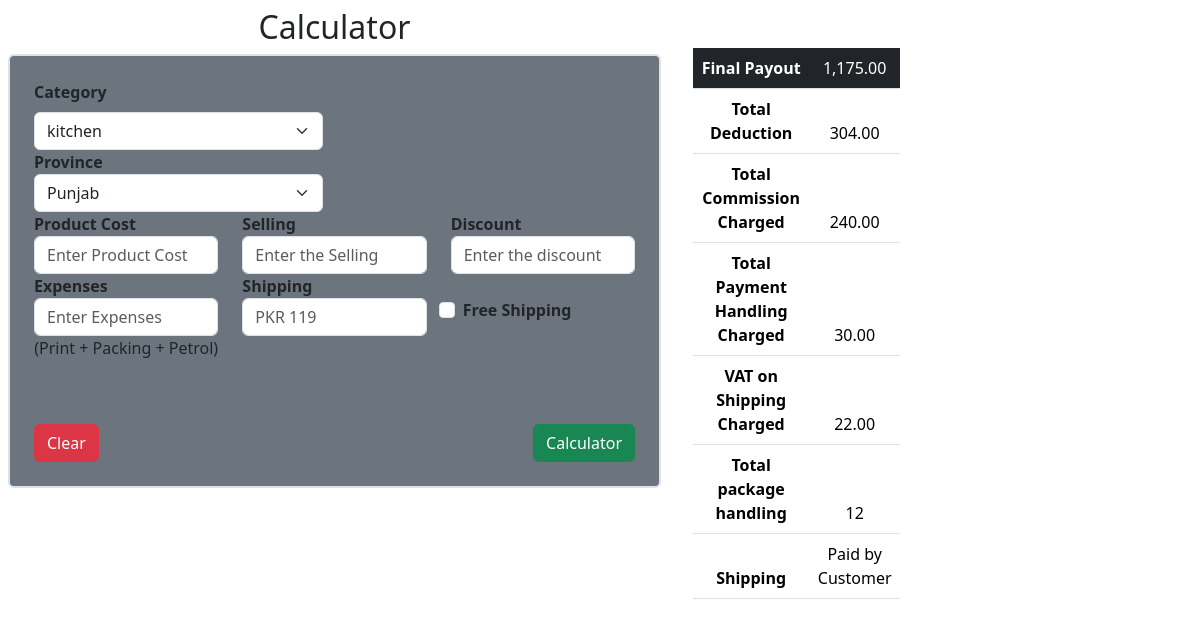
/user/calculator.php, run on the app's committed database.
### tables this page shows
CREATE TABLE `calculator` (
  `id` int(11) NOT NULL,
  `sell` int(11) NOT NULL,
  `disc` int(11) NOT NULL,
  `category` int(11) NOT NULL,
  `shipping` int(11) NOT NULL,
  `free_shipping` text NOT NULL,
  `vat` float NOT NULL,
  `cost` int(11) NOT NULL,
  `expenses` int(11) NOT NULL
);

### user/calculator.php (the view, shortened to what this page needs)
<?php
include('./include/header.php');
include('../connection.php');
?>
<div class="col-sm-9">
    <div class="row">
        <div class="col-sm-9">
            <h2 class="text-center mt-2">Calculator</h2>
            <form action="" method="post" class="m-2 border border-2 p-4 bg-secondary rounded-2">
                <div class="row">
                    <div class="form-group col-md-6">
                        <label for="cate" class="form-label"><b>Category</b></label>
                        <select class="form-select " name="cate" aria-label="Default select example">
                            <?php
                            $sql = "SELECT id, categoryname, commission_per FROM category";
                            $result = $con->query($sql);
                            if ($result->num_rows > 0) {
                                while ($row = $result->fetch_assoc()) {
                                    echo "<option value='" . $row['commission_per'] . "'>" . $row['categoryname'] . "</option>";
                                }
                            }
                            ?>
                        </select>
                    </div>
                </div>
                <div class="row">
                    <div class="form-group col-md-6">
                        <label for="vat"><b>Province</b></label>
                        <select class="form-select" name="vat" aria-label="Default select example">
                            <option value="16">Punjab</option>
                        </select>
                    </div>
                </div>
                <div class="row">
                    <div class="form-group col-md-4">
                        <label for="cost"><b>Product Cost</b></label>
                        <input type="number" class="form-control " name="cost" id="cost" placeholder="Enter Product Cost">
                    </div>
                    <div class="form-group col-md-4">
                        <label for="sell" class=""><b>Selling</b></label>
                        <input type="number" class="form-control " name="sell" id="sell" placeholder="Enter the Selling">
                    </div>
                    <div class="form-group col-md-4">
                        <label for="disc"><b>Discount</b></label>
                        <input type="number" class="form-control " name="disc" id="disc" placeholder="Enter the discount">
                    </div>
                </div>
                <div class="row">
                    <div class="form-group col-md-4">
                        <label for="minor"><b> Expenses</b></label>
                        <input type="text" class="form-control " name="minor" id="minor" placeholder="Enter Expenses">
                        <p class="text-center">(Print + Packing + Petrol)</p>
                    </div>
                    <div class="form-group col-md-4">
                        <label for="ship"><b>Shipping</b></label>
                        <input type="number" class="form-control " name="ship" id="ship" placeholder="PKR 119">
                    </div>
                    <div class="form-check col-md-4 mt-4">
                        <input class="form-check-input" name="checkbox" type="checkbox" value="Free Shipping" id="defaultCheck1">
                        <label class="form-check-label" for="defaultCheck1"><b>Free Shipping</b></label>
                    </div>
                </div>
                <button type="" class="btn btn-danger mt-5" name="delete_records">Clear</button>
                <button type="submit" class="btn btn-success mt-5 float-end" name="submit">Calculator</button>
            </form>
        </div>
        <?php
        $sql = "SELECT calculator.id, calculator.sell, calculator.disc, calculator.category, calculator.shipping, calculator.free_shipping, calculator.vat, calculator.cost, calculator.expenses
            FROM calculator";
        $res = $con->query($sql);
        if ($res->num_rows > 0) {
            while ($row = $res->fetch_assoc()) {
                $sell = $row['sell'];
                $disc = $row['disc'];
                $category = $row['category'];
                $vat = $row['vat'];
                $package = 0;
                if ($sell <= 1000) {
                    $package = 7;
                } else if ($sell > 1000 && $sell < 2000) {
                    $package = 10;
                } else if ($sell > 2000) {
                    $package = 50;
                }
                $package_on_vat = $package * $vat / 100;
                $total_package = round($package + $package_on_vat);
                $ship = $row['free_shipping'] ? $disc + $row['shipping'] : $disc;
                $netSell = $sell - $ship;
                $commissionWithoutVAT = ($category) * $netSell / 100;
                $vatOnCommission = ($commissionWithoutVAT) * $vat / 100;
                $totalCommission = round($commissionWithoutVAT + $vatOnCommission);
                $payment_handling_without_vat = $netSell * 1.75 / 100;
                $payment_handling_vat = $payment_handling_without_vat * $vat / 100;
                $total_TH = round($payment_handling_without_vat + $payment_handling_vat);
                $shipping_payment = $row['free_shipping'] ? "Paid by Seller" : "Paid by Customer";
                $vat_on_ship = round($row['shipping'] * ($vat / 100));
                $total_deduction = round($totalCommission + $total_TH + $vat_on_ship + $total_package);
                $final_payout = round($netSell - $total_deduction);
        ?>
                <div class="col-sm-3 mt-5">
                    <table class="table table-border">
                        <thead>
                            <tr class="text-center text-white bg-secondary">
                                <th scope="col" class="bg-dark text-white">
                                    Final Payout
                                </th>
                                <td class="bg-dark text-white"><?php echo number_format($final_payout, 2); ?></td>
                            </tr>
                            <tr class="text-center text-white bg-secondary">
                                <th scope="col">
                                    Total Deduction
                                </th>
                                <td><?php echo number_format($total_deduction, 2); ?></td>
                            </tr>
                            <tr class="text-center text-white bg-secondary">
                                <th scope="col">Total Commission Charged</th>
                                <td><?php echo number_format($totalCommission, 2); ?></td>
                            </tr>
                            <tr class="text-center text-white bg-secondary">
                                <th scope="col">Total Payment Handling Charged</th>
                                <td><?php echo number_format($total_TH, 2); ?></td>
                            </tr>
                            <tr class="text-center text-white bg-secondary">
                                <th scope="col">VAT on Shipping Charged</th>
                                <td><?php echo number_format($vat_on_ship, 2); ?></td>
                            </tr>
                            <tr class="text-center text-white bg-secondary">
                                <th scope="col">Total package handling</th>
                                <td><?php echo $total_package; ?></td>
                            </tr>
                            <tr class="text-center text-white bg-secondary">
                                <th scope="col">Shipping</th>
                                <td><?php echo $shipping_payment; ?></td>
                            </tr>
                    <?php
                }
            } else {
                if (isset($rmsg)) echo '<div class="col-sm-3 mt-5">' . $rmsg . '</div>';
            }
                    ?>
                        </thead>
                    </table>
                </div>
    </div>
</div>
<?php
include('./include/footer.php');
?>

### data on the page
calculator: final_payout "1,175.00", total_deduction "304.00", totalCommission "240.00", total_TH "30.00", vat_on_ship "22.00", total_package "12", free_shipping "Paid by Customer"

### other printed values
form field cate "kitchen"
